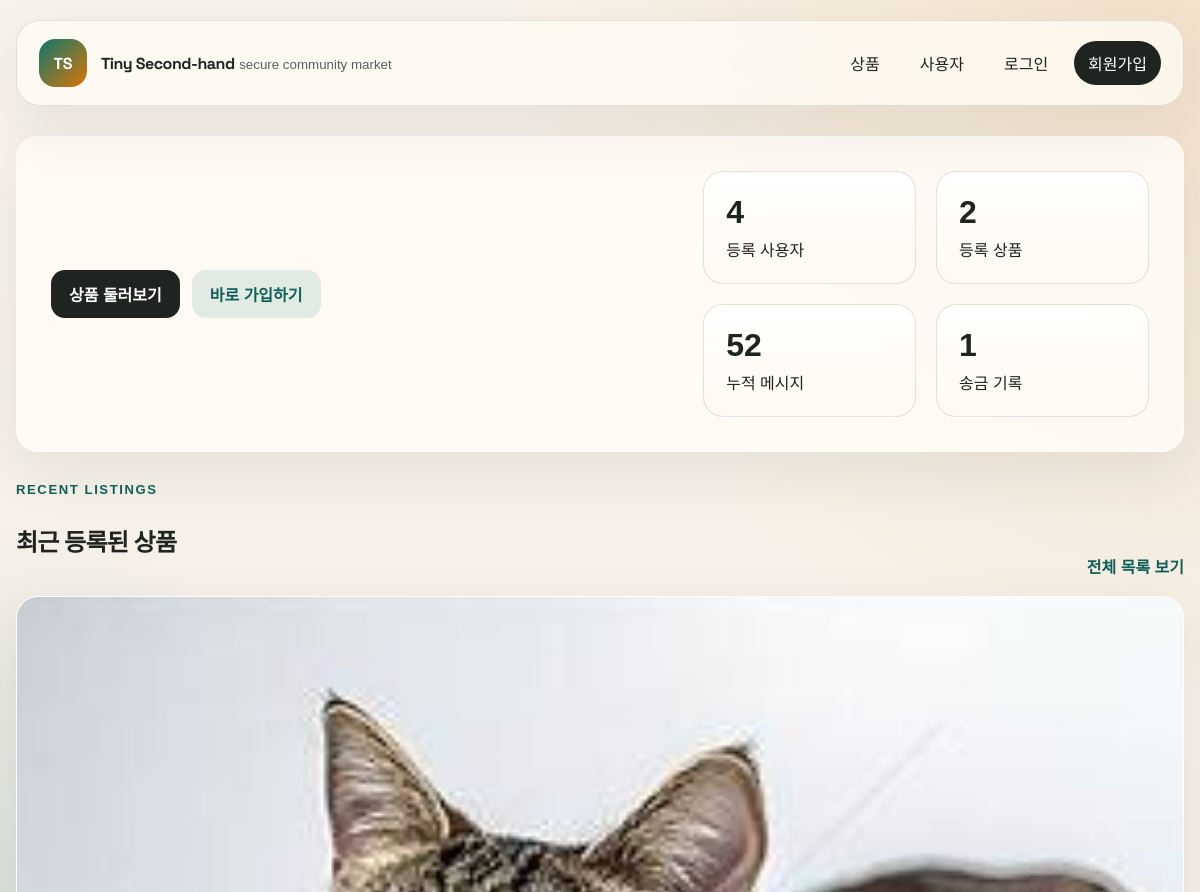
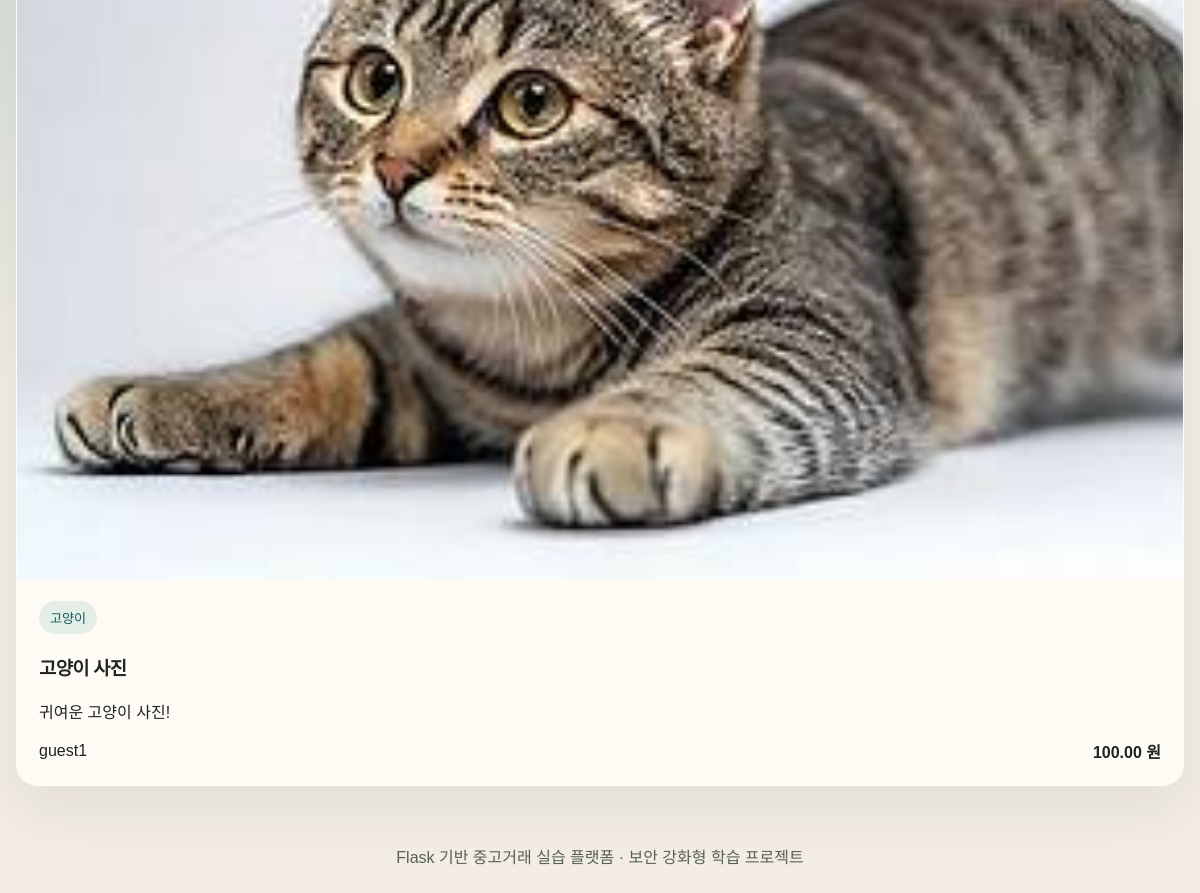
The page / on the database its author committed (2 pictures, top to bottom).
### app/models.py (models this page shows, shortened)
class Product(db.Model):
    __table_args__ = (
        db.CheckConstraint("price >= 0", name="ck_product_price_non_negative"),
        db.CheckConstraint(
            "status in ('available', 'reserved', 'sold')",
            name="ck_product_status_valid",
        ),
    )
    id = db.Column(db.Integer, primary_key=True)
    seller_id = db.Column(
        db.Integer, db.ForeignKey("user.id"), nullable=False, index=True
    )
    title = db.Column(db.String(80), nullable=False, index=True)
    description = db.Column(db.Text, nullable=False)
    category = db.Column(db.String(40), nullable=False, default="general")
    price = db.Column(db.Numeric(12, 2), nullable=False)
    status = db.Column(db.String(20), nullable=False, default="available")
    image_filename = db.Column(db.String(255), nullable=True)
    is_blocked = db.Column(db.Boolean, nullable=False, default=False)
    is_deleted = db.Column(db.Boolean, nullable=False, default=False)
    created_at = db.Column(db.DateTime, nullable=False, default=utcnow)
    updated_at = db.Column(db.DateTime, nullable=False, default=utcnow, onupdate=utcnow)
    seller = db.relationship("User", back_populates="products")
    reports = db.relationship("Report", back_populates="target_product", lazy="dynamic")

class User(db.Model, UserMixin):
    __table_args__ = (
        db.CheckConstraint("balance >= 0", name="ck_user_balance_non_negative"),
    )
    id = db.Column(db.Integer, primary_key=True)
    username = db.Column(db.String(30), unique=True, nullable=False, index=True)
    display_name = db.Column(db.String(60), nullable=False)
    password_hash = db.Column(db.String(255), nullable=False)
    bio = db.Column(db.String(300), nullable=False, default="")
    is_admin = db.Column(db.Boolean, nullable=False, default=False)
    is_suspended = db.Column(db.Boolean, nullable=False, default=False)
    is_deleted = db.Column(db.Boolean, nullable=False, default=False)
    balance = db.Column(db.Numeric(12, 2), nullable=False, default=Decimal("100000.00"))
    created_at = db.Column(db.DateTime, nullable=False, default=utcnow)
    deleted_at = db.Column(db.DateTime, nullable=True)
    updated_at = db.Column(db.DateTime, nullable=False, default=utcnow, onupdate=utcnow)
    products = db.relationship("Product", back_populates="seller", lazy="dynamic")
    reports_sent = db.relationship(
        "Report",
        foreign_keys="Report.reporter_id",
        back_populates="reporter",
        lazy="dynamic",
    )
    reports_received = db.relationship(
        "Report",
        foreign_keys="Report.target_user_id",
        back_populates="target_user",
        lazy="dynamic",
    )
    reports_reviewed = db.relationship(
        "Report",
        foreign_keys="Report.reviewed_by_id",
        back_populates="reviewed_by",
        lazy="dynamic",
    )
    messages_sent = db.relationship(
        "Message",
        foreign_keys="Message.sender_id",
        back_populates="sender",
        lazy="dynamic",
    )
    messages_received = db.relationship(
        "Message",
        foreign_keys="Message.recipient_id",
        back_populates="recipient",
        lazy="dynamic",
    )
    transfers_sent = db.relationship(
        "Transfer",
        foreign_keys="Transfer.sender_id",
        back_populates="sender",
        lazy="dynamic",
    )
    transfers_received = db.relationship(
        "Transfer",
        foreign_keys="Transfer.recipient_id",
        back_populates="recipient",
        lazy="dynamic",
    )
    admin_actions = db.relationship(
        "AdminActionLog",
        foreign_keys="AdminActionLog.admin_id",
        back_populates="admin",
        lazy="dynamic",
    )

### app/routes/main.py (the view)
@main_bp.route("/")
def index():
    recent_products = (
        Product.query.filter_by(is_deleted=False, is_blocked=False)
        .order_by(Product.created_at.desc())
        .limit(6)
        .all()
    )
    stats = {
        "users": User.query.filter_by(is_deleted=False).count(),
        "products": Product.query.filter_by(is_deleted=False).count(),
        "messages": Message.query.filter_by(is_removed=False).count(),
        "transfers": Transfer.query.count(),
    }
    return render_template("index.html", products=recent_products, stats=stats)

### app/templates/index.html (shortened to what this page needs)
{% extends 'base.html' %}
{% block content %}
<section class="hero-panel">
    <div class="hero-cta">
        <div class="hero-actions">
            <a class="btn btn-primary" href="{{ url_for('products.product_list') }}">상품 둘러보기</a>
            {% if current_user.is_authenticated %}
                <a class="btn btn-secondary" href="{{ url_for('chat.global_chat') }}">전체 채팅 입장</a>
            {% else %}
                <a class="btn btn-secondary" href="{{ url_for('auth.register') }}">바로 가입하기</a>
            {% endif %}
        </div>
    </div>
    <div class="hero-grid">
        <article class="stat-card">
            <strong>{{ stats.users }}</strong>
            <span>등록 사용자</span>
        </article>
        <article class="stat-card">
            <strong>{{ stats.products }}</strong>
            <span>등록 상품</span>
        </article>
        <article class="stat-card">
            <strong>{{ stats.messages }}</strong>
            <span>누적 메시지</span>
        </article>
        <article class="stat-card">
            <strong>{{ stats.transfers }}</strong>
            <span>송금 기록</span>
        </article>
    </div>
</section>
<section class="section-head">
    <div>
        <span class="eyebrow">Recent Listings</span>
        <h2>최근 등록된 상품</h2>
    </div>
    <a class="text-link" href="{{ url_for('products.product_list') }}">전체 목록 보기</a>
</section>
<section class="card-grid product-grid">
    {% for product in products %}
        <article class="product-card">
            <a href="{{ url_for('products.detail', product_id=product.id) }}" class="product-image-link">
                {% if product.image_filename %}
                    <img src="{{ url_for('static', filename='uploads/' ~ product.image_filename) }}" alt="{{ product.title }} 이미지" class="product-image">
                {% else %}
                    <div class="product-placeholder">{{ product.title[:1] }}</div>
                {% endif %}
            </a>
            <div class="card-body">
                <span class="badge badge-soft">{{ product.category }}</span>
                <h3><a href="{{ url_for('products.detail', product_id=product.id) }}">{{ product.title }}</a></h3>
                <p>{{ product.description[:80] }}{% if product.description|length > 80 %}...{% endif %}</p>
                <div class="card-meta">
                    <span>{{ product.seller.display_name }}</span>
                    <strong>{{ product.price }} 원</strong>
                </div>
            </div>
        </article>
    {% else %}
        <article class="empty-card">
            <h3>등록된 상품이 없습니다.</h3>
            <p>첫 번째 상품을 등록해보세요.</p>
        </article>
    {% endfor %}
</section>
{% endblock %}

### app/static/css/style.css (style rules this page uses)
:root { --bg: #f4efe7; --bg-soft: #fbf8f2; --ink: #1f2421; --ink-soft: #55605b; --line: rgba(31, 36, 33, 0.12); --primary: #0f766e; --primary-strong: #115e59; --secondary: #d97706; --danger: #b91c1c; --warning: #b45309; --card: rgba(255, 252, 246, 0.9); --shadow: 0 20px 60px rgba(31, 36, 33, 0.08); --radius: 22px; }
* { box-sizing: border-box; }
body { margin: 0; font-family: "Noto Sans KR", sans-serif; color: var(--ink); background: radial-gradient(circle at top right, rgba(217, 119, 6, 0.14), transparent 32%), radial-gradient(circle at left center, rgba(15, 118, 110, 0.12), transparent 26%), linear-gradient(180deg, #f8f3ea 0%, #f2ece3 100%); min-height: 100vh; }
a { color: inherit; text-decoration: none; }
img { max-width: 100%; display: block; }
.brand strong, h1, h2, h3 { font-family: "Space Grotesk", "Noto Sans KR", sans-serif; letter-spacing: -0.03em; }
.hero-panel, .detail-hero, .panel-card, .form-card, .table-card, .detail-panel, .media-panel, .detail-sidecard, .error-card { background: var(--card); border: 1px solid rgba(255, 255, 255, 0.6); border-radius: var(--radius); box-shadow: var(--shadow); }
.hero-panel { display: grid; grid-template-columns: 1.4fr 1fr; gap: 28px; padding: 34px; margin-bottom: 28px; animation: rise-in 0.55s ease; }
.hero-cta { display: flex; align-items: center; }
.hero-actions, .toolbar, .action-row, .badge-row { display: flex; align-items: center; gap: 12px; }
.hero-grid, .card-grid, .split-grid, .wallet-grid, .product-detail-grid { display: grid; gap: 20px; }
.hero-grid { grid-template-columns: repeat(2, minmax(0, 1fr)); }
.stat-card { padding: 22px; border-radius: 20px; background: linear-gradient(180deg, rgba(255, 255, 255, 0.88), rgba(255, 248, 240, 0.7)); border: 1px solid var(--line); }
.stat-card strong { display: block; font-size: 2rem; margin-bottom: 6px; }
.section-head { display: flex; justify-content: space-between; align-items: end; gap: 16px; margin: 18px 0; }
.eyebrow { display: inline-block; margin-bottom: 6px; color: var(--primary-strong); font-size: 0.82rem; font-weight: 700; text-transform: uppercase; letter-spacing: 0.12em; }
.text-link { color: var(--primary-strong); font-weight: 700; }
.product-grid { grid-template-columns: repeat(auto-fit, minmax(250px, 1fr)); }
.product-card, .user-card, .empty-card { overflow: hidden; border-radius: var(--radius); background: var(--card); border: 1px solid rgba(255, 255, 255, 0.6); box-shadow: var(--shadow); animation: rise-in 0.45s ease; }
.product-image-link, .product-image, .product-placeholder, .detail-image, .detail-placeholder { width: 100%; }
.product-image, .detail-image { aspect-ratio: 4 / 3; object-fit: cover; }
.card-body, .user-card, .empty-card, .panel-card, .form-card, .detail-panel, .detail-sidecard, .media-panel, .error-card { padding: 22px; }
.card-meta, .detail-meta, .user-name-row { display: flex; flex-wrap: wrap; justify-content: space-between; gap: 12px; align-items: center; }
.badge { display: inline-flex; align-items: center; padding: 7px 11px; border-radius: 999px; background: rgba(31, 36, 33, 0.08); font-size: 0.82rem; }
.badge-soft { background: rgba(15, 118, 110, 0.1); color: var(--primary-strong); }
.btn { display: inline-flex; align-items: center; justify-content: center; gap: 8px; border: 0; border-radius: 14px; padding: 12px 18px; cursor: pointer; font-weight: 700; font-family: inherit; transition: transform 0.2s ease, opacity 0.2s ease; }
.btn-primary { background: var(--ink); color: #fff; }
.btn-secondary { background: rgba(15, 118, 110, 0.12); color: var(--primary-strong); }

### rows shown on the page
Product: image_filename (picture), category "고양이", title "고양이 사진", description "귀여운 고양이 사진!", seller.display_name "guest1", price "100.00"

### other values the page prints
{{ stats.users }} "4"
{{ stats.products }} "2"
{{ stats.messages }} "52"
{{ stats.transfers }} "1"
